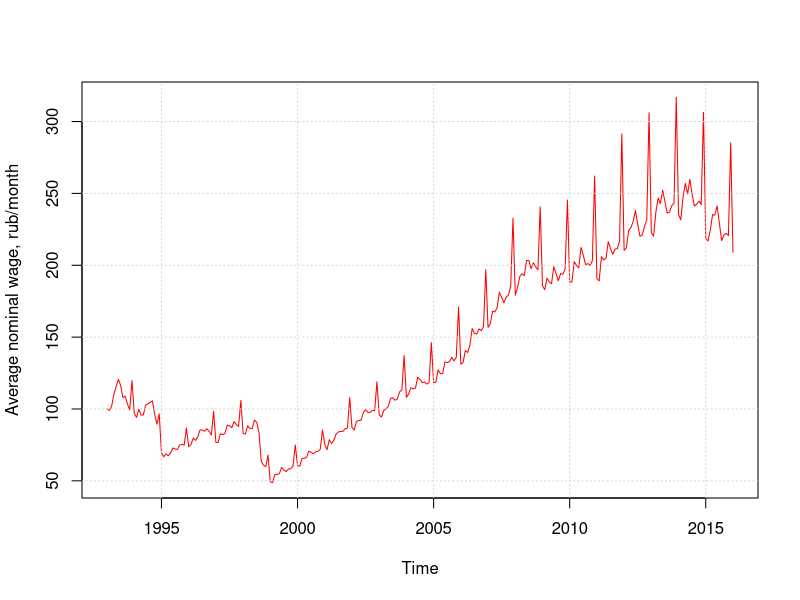
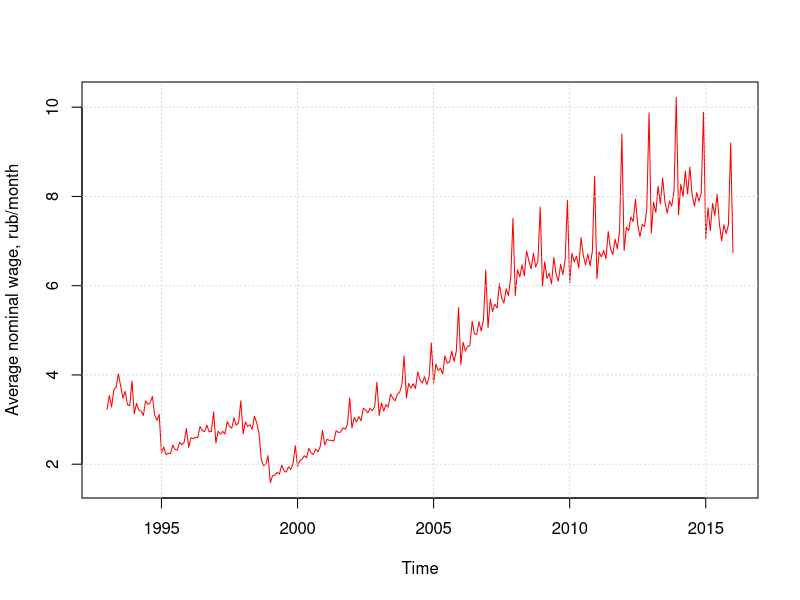
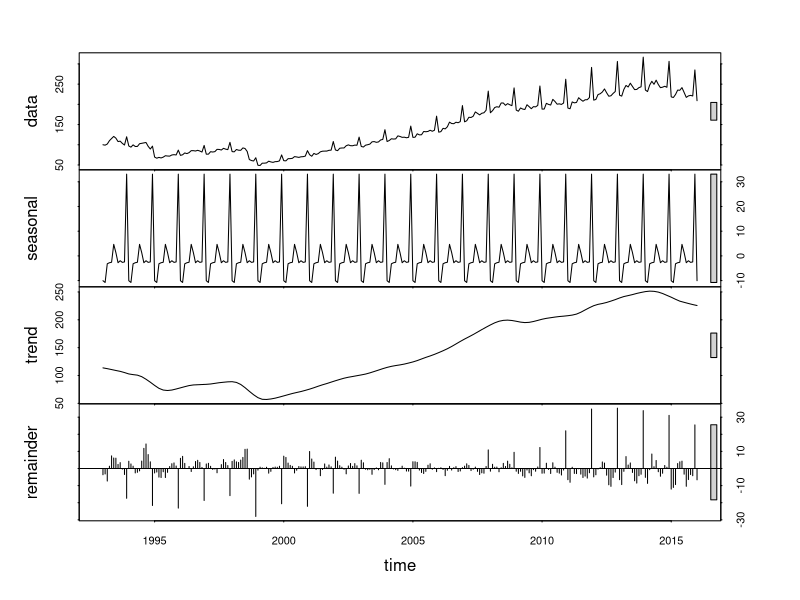
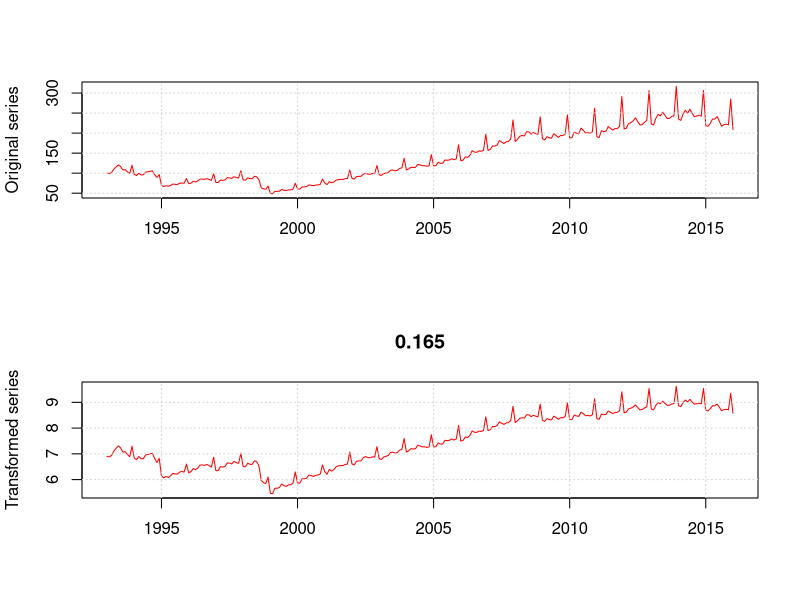
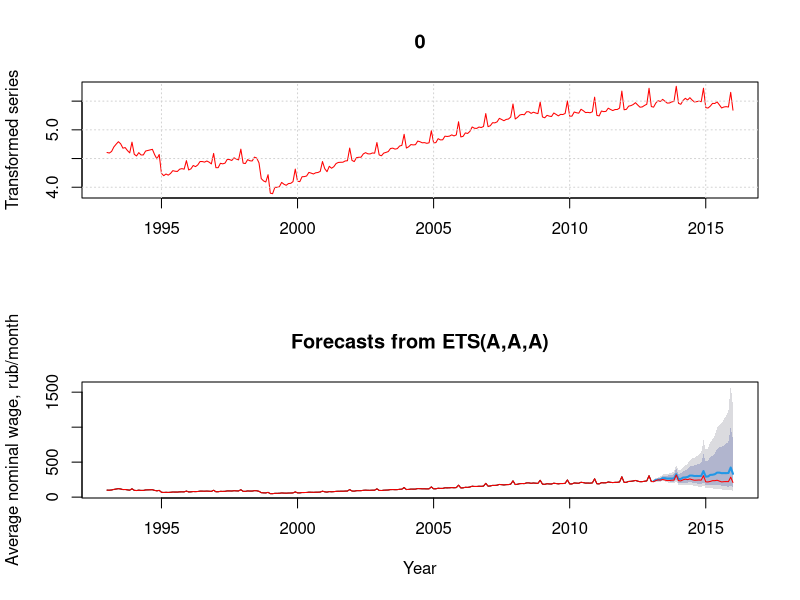
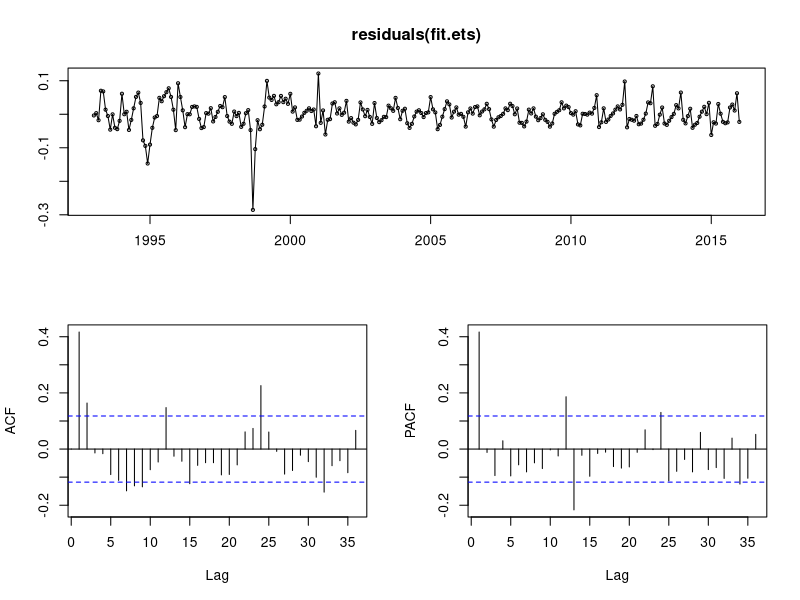
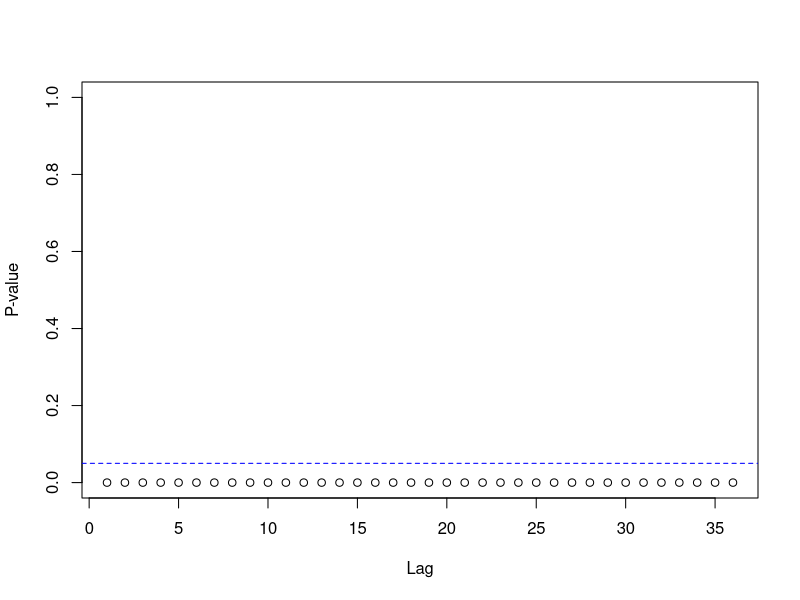
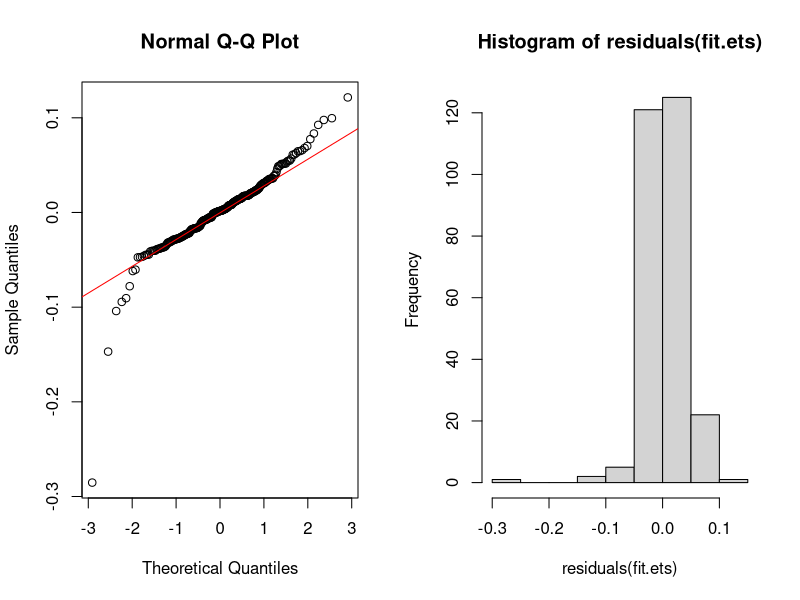

Generate these figures, in order, with R:
## ---- chunk 1
library(forecast)
library(tseries)
library(lmtest)
library(Hmisc)

data <- read.csv("monthly-wage.csv", sep=",", stringsAsFactors=F)
data <- head(data, -1)
names(data)[1] <- "Date"
names(data)[2] <- "Value"
xname <- "Average nominal wage, rub/month"

data$Value <- as.numeric(data$Value)
data$Date <- as.Date(as.yearmon(data$Date, format="%Y-%m"))
tSeries <- ts(data = data$Value, start = as.numeric(c(format(data$Date[1], "%Y"), format(data$Date[1], "%m"))), freq = 12)

plot(tSeries, type="l", ylab=xname, col="red")
grid()


trainSeries <- window(tSeries, end=c(2013,01))
testSeries  <- window(tSeries, start=c(2013,2))
D <- 36
## ---- chunk 2
plot(tSeries / monthDays(as.Date(time(tSeries))), type="l", ylab=xname, col="red")
grid()
## ---- chunk 3
plot(stl(tSeries, s.window="periodic"))
## ---- chunk 4
par(mfrow=c(2,1))
plot(tSeries, ylab="Original series", xlab="", col="red")
grid()

LambdaOpt <- BoxCox.lambda(tSeries)
plot(BoxCox(tSeries, LambdaOpt), ylab="Transformed series", xlab="", col="red")
title(main=toString(round(LambdaOpt, 3)))
grid()
## ---- chunk 5
plot(BoxCox(tSeries, 0), ylab="Transformed series", xlab="", col="red")
title(main="0")
grid()
## ---- chunk 6
LambdaOpt <- 0
## ---- chunk 7
fit.ets <- ets(tSeries, lambda=LambdaOpt)
print(fit.ets)
## ---- chunk 8
fitShort <- ets(trainSeries, model="AAA", damped=F, lambda=LambdaOpt)
fc       <- forecast(fitShort, h=D)
accuracy(fc, testSeries)
plot(forecast(fitShort, h=D), ylab=xname, xlab="Year")
lines(tSeries, col="red")
## ---- chunk 9
tsdisplay(residuals(fit.ets))
## ---- chunk 10
p <- rep(0, 1, frequency(tSeries)*3)
for (i in 1:length(p)){
  p[i] <- Box.test(residuals(fit.ets), lag=i, type = "Ljung-Box")$p.value
}
plot(p, xlab="Lag", ylab="P-value", ylim=c(0,1))
abline(h = 0.05, lty = 2, col = "blue")
## ---- chunk 11
par(mfrow=c(1,2))
qqnorm(residuals(fit.ets))
qqline(residuals(fit.ets), col="red")
hist(residuals(fit.ets))
## ---- chunk 12
res.ets  <- tSeries - fit.ets$fitted
## ---- chunk 13
plot(diff(BoxCox(tSeries, LambdaOpt), 12), type="l", col="red")
grid()
## ---- chunk 14
plot(diff(diff(BoxCox(tSeries, LambdaOpt), 12), 1), type="l", col="red")
grid()
## ---- chunk 15
par(mfrow=c(1,2))
acf(diff(diff(BoxCox(tSeries, LambdaOpt), 12), 1), lag.max=5*12, main="")
pacf(diff(diff(BoxCox(tSeries, LambdaOpt), 12), 1), lag.max=5*12, main="")
## ---- chunk 16
fit <- Arima(tSeries, order=c(1,1,1), seasonal=c(0,1,1), lambda=LambdaOpt)
res <- residuals(fit)
plot(res)
## ---- chunk 17
res <- res[-c(1:13)]
tsdisplay(res)
## ---- chunk 18
p <- rep(0, 1, frequency(tSeries)*3)
for (i in 1:length(p)){
  p[i] <- Box.test(res, lag=i, type = "Ljung-Box")$p.value
}
plot(p, xlab="Lag", ylab="P-value", ylim=c(0,1))
abline(h = 0.05, lty = 2, col = "blue")
## ---- chunk 19
par(mfrow=c(1,2))
qqnorm(res)
qqline(res, col="red")
hist(res)
## ---- chunk 20
fitShort <- Arima(trainSeries, order=c(1,1,1), seasonal=c(0,1,1), lambda=LambdaOpt)
fc       <- forecast(fitShort, h=D)
accuracy(fc, testSeries)
plot(forecast(fitShort, h=D), ylab=xname, xlab="Time")
lines(tSeries, col="red")
## ---- chunk 21
fit.auto <- auto.arima(tSeries, lambda=LambdaOpt)
fit.auto
## ---- chunk 22
res.auto <- residuals(fit.auto)
plot(res.auto)
## ---- chunk 23
res.auto <- res.auto[-c(1:13)]
tsdisplay(res.auto)
## ---- chunk 24
p <- rep(0, 1, frequency(tSeries)*3)
for (i in 1:length(p)){
  p[i] <- Box.test(res.auto, lag=i, type = "Ljung-Box")$p.value
}
plot(p, xlab="Lag", ylab="P-value", ylim=c(0,1))
abline(h = 0.05, lty = 2, col = "blue")
## ---- chunk 25
par(mfrow=c(1,2))
qqnorm(res.auto)
qqline(res.auto, col="red")
hist(res.auto)
## ---- chunk 26
fitShort <- Arima(trainSeries, order=c(1,1,1), seasonal=c(2,1,2), lambda=LambdaOpt)
fc       <- forecast(fitShort, h=D)
accuracy(fc, testSeries)
plot(forecast(fitShort, h=D), ylab=xname, xlab="Time")
lines(tSeries, col="red")
## ---- chunk 27
res      <- (tSeries - fitted(fit))[-c(1:12)]
res.auto <- (tSeries - fitted(fit.auto))[-c(1:12)]

plot(res, res.auto, xlim=c(min(res, res.auto), max(res, res.auto)), ylim=c(min(res, res.auto), max(res, res.auto)), 
     xlab = "Residuals of manually found model", ylab="Residuals of auto.arima model")
grid()
lines(c(min(res, res.auto), max(res, res.auto))*2, c(min(res, res.auto), max(res, res.auto))*2, col="red")

dm.test(res, res.auto)
## ---- chunk 28
res.ets <- (tSeries - fitted(fit.ets))[-c(1:12)]

plot(res, res.ets, 
     xlab="Residuals, best ARIMA",
     ylab="Residuals, best ETS",
     xlim=c(min(c(res, res.ets), na.rm=T), max(c(res, res.ets), na.rm=T)),
     ylim=c(min(c(res, res.ets), na.rm=T), max(c(res, res.ets), na.rm=T)))
 lines(c(min(c(res, res.ets), na.rm=T), max(c(res, res.ets), na.rm=T)), c(min(c(res, res.ets), na.rm=T), max(c(res, res.ets), na.rm=T)), col="red")

dm.test(res, res.ets)
dm.test(res, res.ets, alternative = "less")
## ---- chunk 29
fl <- forecast(fit, h=D, bootstrap=TRUE)
print(fl)
plot(fl, ylab=xname, xlab="Year", col="red")
